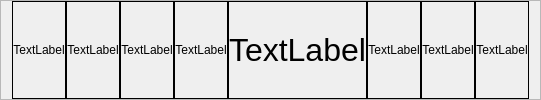
        <widget class="QFrame" name="frame_Body6">
         <property name="sizePolicy">
          <sizepolicy hsizetype="Preferred" vsizetype="Preferred">
           <horstretch>0</horstretch>
           <verstretch>2</verstretch>
          </sizepolicy>
         </property>
         <property name="frameShape">
          <enum>QFrame::StyledPanel</enum>
         </property>
         <property name="frameShadow">
          <enum>QFrame::Raised</enum>
         </property>
         <layout class="QHBoxLayout" name="horizontalLayout_8">
          <property name="spacing">
           <number>0</number>
          </property>
          <property name="topMargin">
           <number>0</number>
          </property>
          <property name="bottomMargin">
           <number>0</number>
          </property>
          <item>
           <widget class="QLabel" name="label_57">
            <property name="styleSheet">
             <string notr="true">border:1px solid black;</string>
            </property>
            <property name="text">
             <string>TextLabel</string>
            </property>
            <property name="alignment">
             <set>Qt::AlignCenter</set>
            </property>
           </widget>
          </item>
          <item>
           <widget class="QLabel" name="label_58">
            <property name="styleSheet">
             <string notr="true">border:1px solid black;</string>
            </property>
            <property name="text">
             <string>TextLabel</string>
            </property>
            <property name="alignment">
             <set>Qt::AlignCenter</set>
            </property>
           </widget>
          </item>
          <item>
           <widget class="QLabel" name="label_59">
            <property name="styleSheet">
             <string notr="true">border:1px solid black;</string>
            </property>
            <property name="text">
             <string>TextLabel</string>
            </property>
            <property name="alignment">
             <set>Qt::AlignCenter</set>
            </property>
           </widget>
          </item>
          <item>
           <widget class="QLabel" name="label_60">
            <property name="styleSheet">
             <string notr="true">border:1px solid black;</string>
            </property>
            <property name="text">
             <string>TextLabel</string>
            </property>
            <property name="alignment">
             <set>Qt::AlignCenter</set>
            </property>
           </widget>
          </item>
          <item>
           <widget class="QLabel" name="label_61">
            <property name="font">
             <font>
              <pointsize>24</pointsize>
             </font>
            </property>
            <property name="styleSheet">
             <string notr="true">border:1px solid black;</string>
            </property>
            <property name="text">
             <string>TextLabel</string>
            </property>
            <property name="alignment">
             <set>Qt::AlignCenter</set>
            </property>
           </widget>
          </item>
          <item>
           <widget class="QLabel" name="label_62">
            <property name="styleSheet">
             <string notr="true">border:1px solid black;</string>
            </property>
            <property name="text">
             <string>TextLabel</string>
            </property>
            <property name="alignment">
             <set>Qt::AlignCenter</set>
            </property>
           </widget>
          </item>
          <item>
           <widget class="QLabel" name="label_63">
            <property name="styleSheet">
             <string notr="true">border:1px solid black;</string>
            </property>
            <property name="text">
             <string>TextLabel</string>
            </property>
            <property name="alignment">
             <set>Qt::AlignCenter</set>
            </property>
           </widget>
          </item>
          <item>
           <widget class="QLabel" name="label_64">
            <property name="styleSheet">
             <string notr="true">border:1px solid black;</string>
            </property>
            <property name="text">
             <string>TextLabel</string>
            </property>
            <property name="alignment">
             <set>Qt::AlignCenter</set>
            </property>
           </widget>
          </item>
         </layout>
        </widget>
